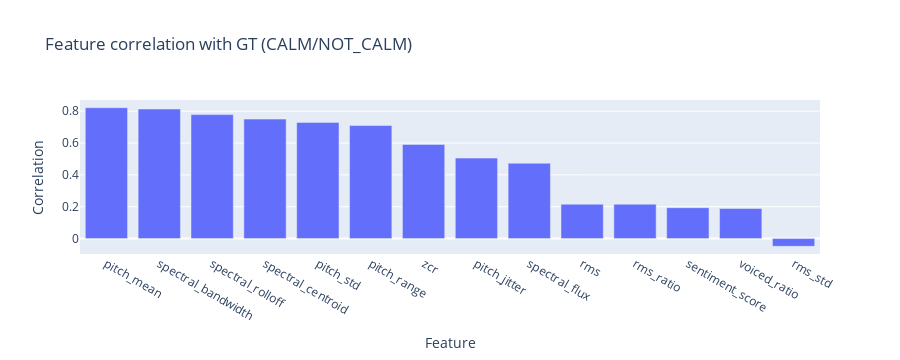
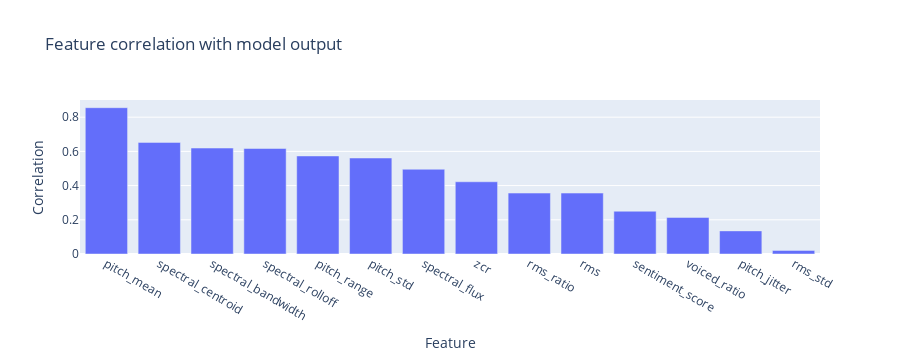

Write notebook code for charts like these, in order.
### Code cell
import numpy as np
import pandas as pd
import plotly.graph_objects as go

FEATURES = [
    "rms","rms_std","rms_ratio","voiced_ratio",
    "pitch_mean","pitch_std","pitch_range","pitch_slope","pitch_jitter",
    "spectral_centroid","spectral_bandwidth","spectral_rolloff","spectral_flux","zcr",
    "pause_flag","sentiment_score"
]

def _label_at(t, ann):
    for seg in ann:
        if t >= seg["start"] and t < seg["end"]:
            return seg["label"].upper()
    return None

if 'df_fused' not in globals() or df_fused is None or df_fused.empty:
    print("Run Step 3 first.")
elif 'manual_annotations' not in globals() or not manual_annotations:
    print("No manual_annotations. Edit Step 2.")
else:
    df = df_fused.copy()
    df["gt"] = df["time_sec"].apply(lambda t: _label_at(t, manual_annotations))
    df = df[df["gt"].notna()].copy()
    df["gt_code"] = df["gt"].map({"CALM": 0, "NOT_CALM": 1})

    # Correlation with GT (CALM/NOT_CALM)
    rows = []
    for feat in FEATURES:
        if feat not in df.columns:
            continue
        x = pd.to_numeric(df[feat], errors="coerce")
        y = df["gt_code"].astype(float)
        if x.nunique() < 2:
            continue
        pearson = x.corr(y)
        try:
            spearman = x.corr(y, method="spearman")
        except Exception:
            spearman = np.nan
        rows.append({"feature": feat, "pearson": pearson, "spearman": spearman})

    df_corr_gt = pd.DataFrame(rows)
    if df_corr_gt.empty:
        print("No valid features for GT correlation.")
    else:
        df_corr_gt["abs_pearson"] = df_corr_gt["pearson"].abs()
        df_corr_gt = df_corr_gt.sort_values("abs_pearson", ascending=False)
        display(df_corr_gt)

        fig = go.Figure()
        fig.add_trace(go.Bar(x=df_corr_gt["feature"], y=df_corr_gt["pearson"], name="Pearson vs GT"))
        fig.update_layout(title="Feature correlation with GT (CALM/NOT_CALM)",
                          xaxis_title="Feature", yaxis_title="Correlation",
                          height=360)
        fig.show()

    # Correlation with model output (agitation_score)
    if "agitation_score" in df.columns:
        rows = []
        for feat in FEATURES:
            if feat not in df.columns:
                continue
            x = pd.to_numeric(df[feat], errors="coerce")
            y = pd.to_numeric(df["agitation_score"], errors="coerce")
            if x.nunique() < 2:
                continue
            pearson = x.corr(y)
            try:
                spearman = x.corr(y, method="spearman")
            except Exception:
                spearman = np.nan
            rows.append({"feature": feat, "pearson": pearson, "spearman": spearman})

        df_corr_model = pd.DataFrame(rows)
        if not df_corr_model.empty:
            df_corr_model["abs_pearson"] = df_corr_model["pearson"].abs()
            df_corr_model = df_corr_model.sort_values("abs_pearson", ascending=False)
            display(df_corr_model)

            fig = go.Figure()
            fig.add_trace(go.Bar(x=df_corr_model["feature"], y=df_corr_model["pearson"], name="Pearson vs agitation_score"))
            fig.update_layout(title="Feature correlation with model output",
                              xaxis_title="Feature", yaxis_title="Correlation",
                              height=360)
            fig.show()

### Figure 1 — Plotly figure (JSON) as saved in the notebook; plotly's stock layout.template omitted (floating-point values rounded to 4 significant figures)
{"data": [{"name": "Pearson vs GT", "type": "bar", "x": ["pitch_mean", "spectral_bandwidth", "spectral_rolloff", "spectral_centroid", "pitch_std", "pitch_range", "zcr", "pitch_jitter", "spectral_flux", "rms", "rms_ratio", "sentiment_score", "voiced_ratio", "rms_std"], "y": [0.8218, 0.8136, 0.7784, 0.7501, 0.7296, 0.7097, 0.5911, 0.5053, 0.4733, 0.2159, 0.2159, 0.194, 0.1886, -0.04851]}], "layout": {"height": 360, "title": {"text": "Feature correlation with GT (CALM/NOT_CALM)"}, "xaxis": {"title": {"text": "Feature"}}, "yaxis": {"title": {"text": "Correlation"}}}}

### Figure 2 — Plotly figure (JSON) as saved in the notebook; plotly's stock layout.template omitted (floating-point values rounded to 4 significant figures)
{"data": [{"name": "Pearson vs agitation_score", "type": "bar", "x": ["pitch_mean", "spectral_centroid", "spectral_bandwidth", "spectral_rolloff", "pitch_range", "pitch_std", "spectral_flux", "zcr", "rms_ratio", "rms", "sentiment_score", "voiced_ratio", "pitch_jitter", "rms_std"], "y": [0.8554, 0.6526, 0.6196, 0.6169, 0.5733, 0.5613, 0.4955, 0.4222, 0.3562, 0.3562, 0.2502, 0.2138, 0.1351, 0.02106]}], "layout": {"height": 360, "title": {"text": "Feature correlation with model output"}, "xaxis": {"title": {"text": "Feature"}}, "yaxis": {"title": {"text": "Correlation"}}}}
